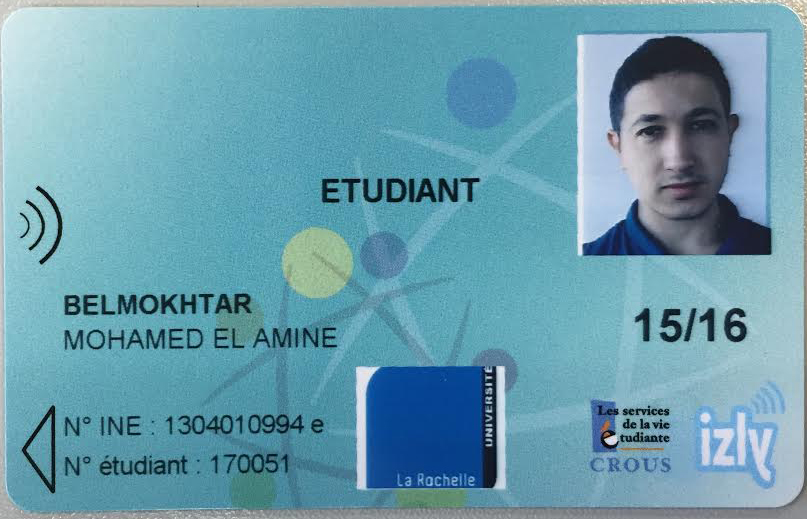
#> input picture Images/VeriteTerrain/CE12.jpg, 807 x 519 px; its folder holds only this picture in this run
$ python profilePicture.py   (Python 2 division)   (older library calls are emulated)
#> lines starting #> are read from the running program, lines starting #| are printed output that depends on the picture; after the words box and inside, x2 and y2 are one past the last pixel; in counts of white or black regions, pixels touching at a corner belong together
#!/usr/bin/python
# -*- coding: latin-1 -*-
import os
import sys
import matplotlib.pyplot as plt
import matplotlib.image as mpimg
import scipy.misc
from PIL import Image
import numpy as np
import cv2

def crop_image(img):
#> called with img = 'Images/VeriteTerrain/CE12.jpg'
	im = Image.open(img)
#> im is the input picture: PIL image 807x519 RGB; mean R, G, B 105.9, 157.4, 174.2
	width, height = im.size
#> width = 807; height = 519

	# crop right part
	startx = width*0.70
#> startx = 564.9
	starty = 0
	endx = width
#> endx = 807
	endy = height
#> endy = 519
	cropRightPicture = im.crop((int(startx), int(starty), int(endx), int(endy)))

	# crop left part
	startx = 0
	starty = 0
	endx = width*0.30
#> endx = 242.1
	endy = height
	cropLeftPicture = im.crop((int(startx), int(starty), int(endx), int(endy)))
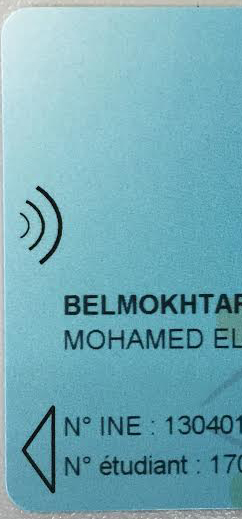
#> cropLeftPicture: PIL image 242x519 RGB; mean R, G, B 115, 171.3, 183

	cropRightPicture.save('cropRightPicture.bmp')
	cropLeftPicture.save('cropLeftPicture.bmp')

	# return the 3 croped images
	return cropLeftPicture, cropRightPicture

def get_faces(folder_base):
	for file in os.listdir(folder_base):
		if file.endswith(".jpg"):
			img = os.path.join(folder_base, file)

			# get croped image
			cropLeftPicture, cropRightPicture = crop_image(folder_base + "/" + file)

			# face_cascade = cv2.CascadeClassifier('haarcascade_frontalface_default.xml')
			face_cascade = cv2.CascadeClassifier('opencv/data/haarcascades/haarcascade_frontalface_default.xml')
			eye_cascade = cv2.CascadeClassifier('opencv/data/haarcascades/haarcascade_eye.xml')

			imgRight = cv2.imread('cropRightPicture.bmp')
			imgLeft = cv2.imread('cropLeftPicture.bmp')
			grayRight = cv2.cvtColor(imgRight, cv2.COLOR_BGR2GRAY)
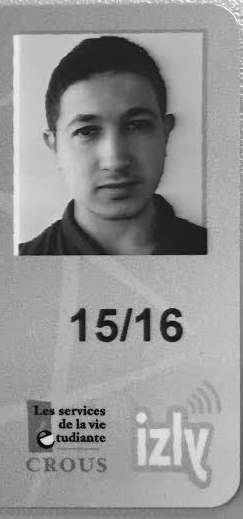
#> grayRight: shape (519, 243); min 1, max 253, mean 148.6
			grayLeft = cv2.cvtColor(imgLeft, cv2.COLOR_BGR2GRAY)
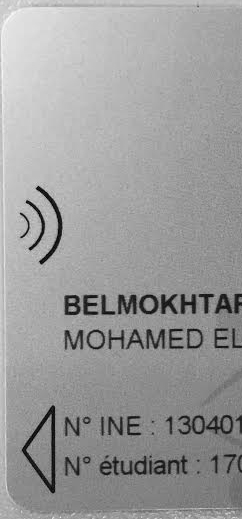
#> grayLeft: shape (519, 242); min 1, max 250, mean 155.8

			print face_cascade
			faces = face_cascade.detectMultiScale(grayRight, 1.3, 5)
#> faces = [[49, 79, 133, 133]]
			print('Faces found: ', len(faces))
#| Faces found:  1

			for (x,y,w,h) in faces:
			    img = cv2.rectangle(imgRight,(x,y),(x+w,y+h),(255,0,0),2)
			    roi_gray = grayRight[y:y+h, x:x+w]
			    roi_color = img[y:y+h, x:x+w]
			    eyes = eye_cascade.detectMultiScale(roi_gray)
			    for (ex,ey,ew,eh) in eyes:
			        cv2.rectangle(roi_color,(ex,ey),(ex+ew,ey+eh),(0,255,0),2)
#> this loop made 1 pass
#> (x, y, w, h, eyes) on pass 1: (49, 79, 133, 133, [[70, 32, 30, 30], [15, 29, 44, 44]])
#> pass 1, in get_faces, `roi_gray = grayRight[y:y+h, x:x+w]`:
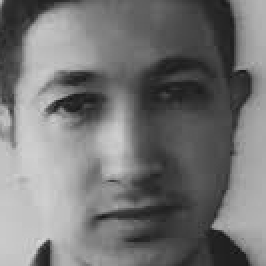
#> roi_gray: shape (133, 133) (shown 2 times larger); min 20, max 219, mean 116.6
#> pass 1, in get_faces, `roi_color = img[y:y+h, x:x+w]`:
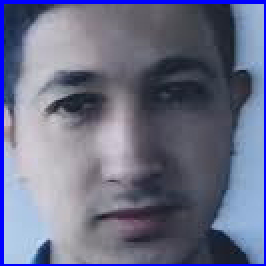
#> roi_color: shape (133, 133, 3) (shown 2 times larger); mean B, G, R 136.1, 110.8, 107
#> after the loop:
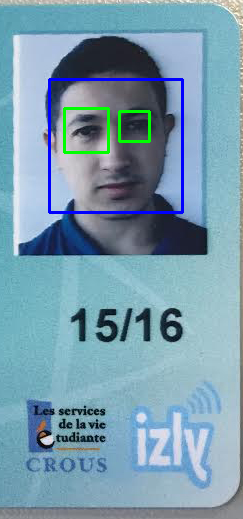
#> imgRight: shape (519, 243, 3); mean B, G, R 173.6, 155.8, 121.5
#> after the loop:
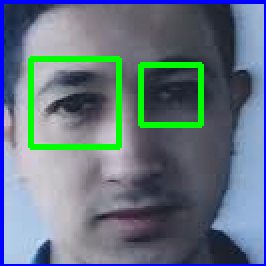
#> roi_color: shape (133, 133, 3) (shown 2 times larger); 4.97% of pixels changed, all inside (x1, y1, x2, y2) = (14, 28, 102, 75)

			cv2.imshow('img',imgRight)
			cv2.waitKey(0)
			cv2.destroyAllWindows()

			faces = face_cascade.detectMultiScale(grayLeft, 1.3, 5)
#> faces = ()
			for (x,y,w,h) in faces:
			    img = cv2.rectangle(img,(x,y),(x+w,y+h),(255,0,0),2)
			    roi_gray = grayLeft[y:y+h, x:x+w]
			    roi_color = img[y:y+h, x:x+w]
			    eyes = eye_cascade.detectMultiScale(roi_gray)
			    for (ex,ey,ew,eh) in eyes:
			        cv2.rectangle(roi_color,(ex,ey),(ex+ew,ey+eh),(0,255,0),2)
#> this loop made 0 passes

			cv2.imshow('img',img)
			cv2.waitKey(0)
			cv2.destroyAllWindows()


get_faces('Images/VeriteTerrain')
# get_faces("Images/Base")
